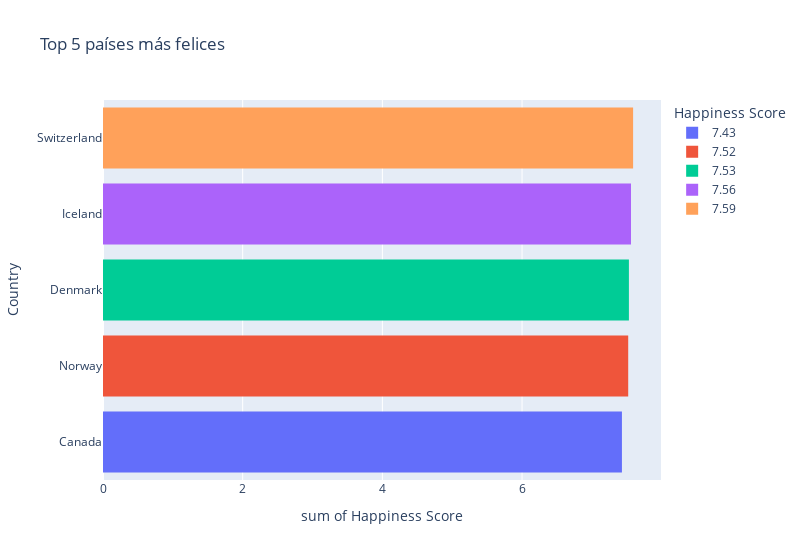

Here is the notebook cell this chart was saved with:
### Markdown cell above
Top 5 paises más felices

### Code cell
topfelices =px.histogram(df15.head().sort_values(by="Happiness Score"),x="Happiness Score", y="Country", color= "Happiness Score", width=800, title="Top 5 países más felices")
topfelices.show()

### Figure 1 — Plotly figure (JSON) as saved in the notebook; plotly's stock layout.template omitted (floating-point values rounded to 4 significant figures)
{"data": [{"alignmentgroup": "True", "bingroup": "y", "histfunc": "sum", "hovertemplate": "Happiness Score=7.43<br>sum of Happiness Score=%{x}<br>Country=%{y}<extra></extra>", "legendgroup": "7.43", "marker": {"color": "#636efa", "pattern": {"shape": ""}}, "name": "7.43", "offsetgroup": "7.43", "orientation": "h", "showlegend": true, "type": "histogram", "x": [7.43], "xaxis": "x", "y": ["Canada"], "yaxis": "y"}, {"alignmentgroup": "True", "bingroup": "y", "histfunc": "sum", "hovertemplate": "Happiness Score=7.52<br>sum of Happiness Score=%{x}<br>Country=%{y}<extra></extra>", "legendgroup": "7.52", "marker": {"color": "#EF553B", "pattern": {"shape": ""}}, "name": "7.52", "offsetgroup": "7.52", "orientation": "h", "showlegend": true, "type": "histogram", "x": [7.52], "xaxis": "x", "y": ["Norway"], "yaxis": "y"}, {"alignmentgroup": "True", "bingroup": "y", "histfunc": "sum", "hovertemplate": "Happiness Score=7.53<br>sum of Happiness Score=%{x}<br>Country=%{y}<extra></extra>", "legendgroup": "7.53", "marker": {"color": "#00cc96", "pattern": {"shape": ""}}, "name": "7.53", "offsetgroup": "7.53", "orientation": "h", "showlegend": true, "type": "histogram", "x": [7.53], "xaxis": "x", "y": ["Denmark"], "yaxis": "y"}, {"alignmentgroup": "True", "bingroup": "y", "histfunc": "sum", "hovertemplate": "Happiness Score=7.56<br>sum of Happiness Score=%{x}<br>Country=%{y}<extra></extra>", "legendgroup": "7.56", "marker": {"color": "#ab63fa", "pattern": {"shape": ""}}, "name": "7.56", "offsetgroup": "7.56", "orientation": "h", "showlegend": true, "type": "histogram", "x": [7.56], "xaxis": "x", "y": ["Iceland"], "yaxis": "y"}, {"alignmentgroup": "True", "bingroup": "y", "histfunc": "sum", "hovertemplate": "Happiness Score=7.59<br>sum of Happiness Score=%{x}<br>Country=%{y}<extra></extra>", "legendgroup": "7.59", "marker": {"color": "#FFA15A", "pattern": {"shape": ""}}, "name": "7.59", "offsetgroup": "7.59", "orientation": "h", "showlegend": true, "type": "histogram", "x": [7.59], "xaxis": "x", "y": ["Switzerland"], "yaxis": "y"}], "layout": {"barmode": "relative", "legend": {"title": {"text": "Happiness Score"}, "tracegroupgap": 0}, "title": {"text": "Top 5 países más felices"}, "width": 800, "xaxis": {"anchor": "y", "categoryarray": [7.43, 7.52, 7.53, 7.56, 7.59], "categoryorder": "array", "domain": [0, 1], "title": {"text": "sum of Happiness Score"}}, "yaxis": {"anchor": "x", "domain": [0, 1], "title": {"text": "Country"}}}}
